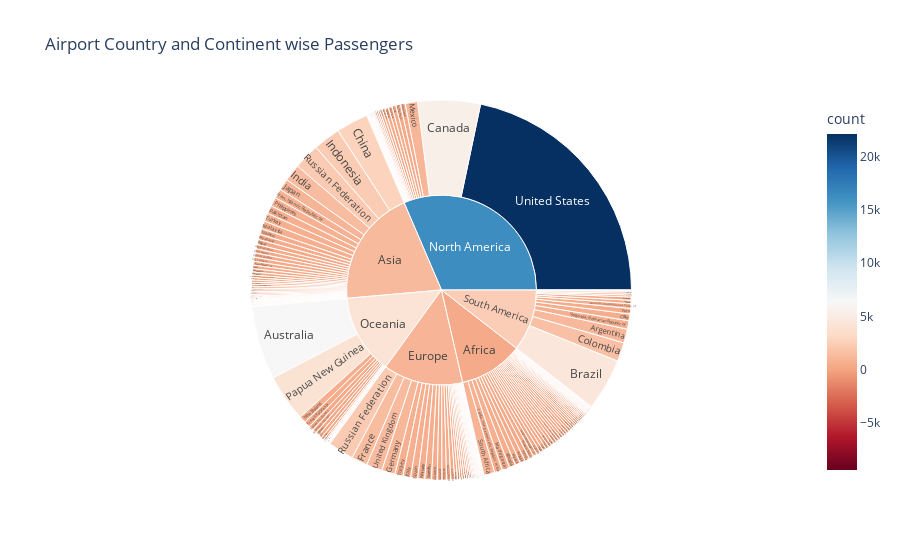

Source (notebook cell):
### Code cell
fig = px.sunburst(new_df, path=['Continents', 'Country Name'], values='count',
                  color='count', 
                  color_continuous_scale='RdBu',
                  color_continuous_midpoint=np.average(new_df['count'], weights=new_df['count']),
                  title= "Airport Country and Continent wise Passengers")
fig.show()

### Figure 1 — Plotly figure (JSON) as saved in the notebook; plotly's stock layout.template omitted (floating-point values rounded to 4 significant figures; data arrays with more than 128 entries replaced by an {"elided": "..."} marker saying what was removed)
{"data": [{"branchvalues": "total", "customdata": {"elided": "244x1 float values"}, "domain": {"x": [0, 1], "y": [0, 1]}, "hovertemplate": "labels=%{label}<br>count_sum=%{value}<br>parent=%{parent}<br>id=%{id}<br>count=%{color}<extra></extra>", "ids": {"elided": "244 str values"}, "labels": {"elided": "244 str values"}, "marker": {"coloraxis": "coloraxis", "colors": {"elided": "244 float values"}}, "name": "", "parents": {"elided": "244 str values"}, "type": "sunburst", "values": {"elided": "244 int values"}}], "layout": {"coloraxis": {"cmid": 6363.0, "colorbar": {"title": {"text": "count"}}, "colorscale": [[0, "rgb(103,0,31)"], [0.1, "rgb(178,24,43)"], [0.2, "rgb(214,96,77)"], [0.3, "rgb(244,165,130)"], [0.4, "rgb(253,219,199)"], [0.5, "rgb(247,247,247)"], [0.6, "rgb(209,229,240)"], [0.7, "rgb(146,197,222)"], [0.8, "rgb(67,147,195)"], [0.9, "rgb(33,102,172)"], [1, "rgb(5,48,97)"]]}, "legend": {"tracegroupgap": 0}, "title": {"text": "Airport Country and Continent wise Passengers"}}}
